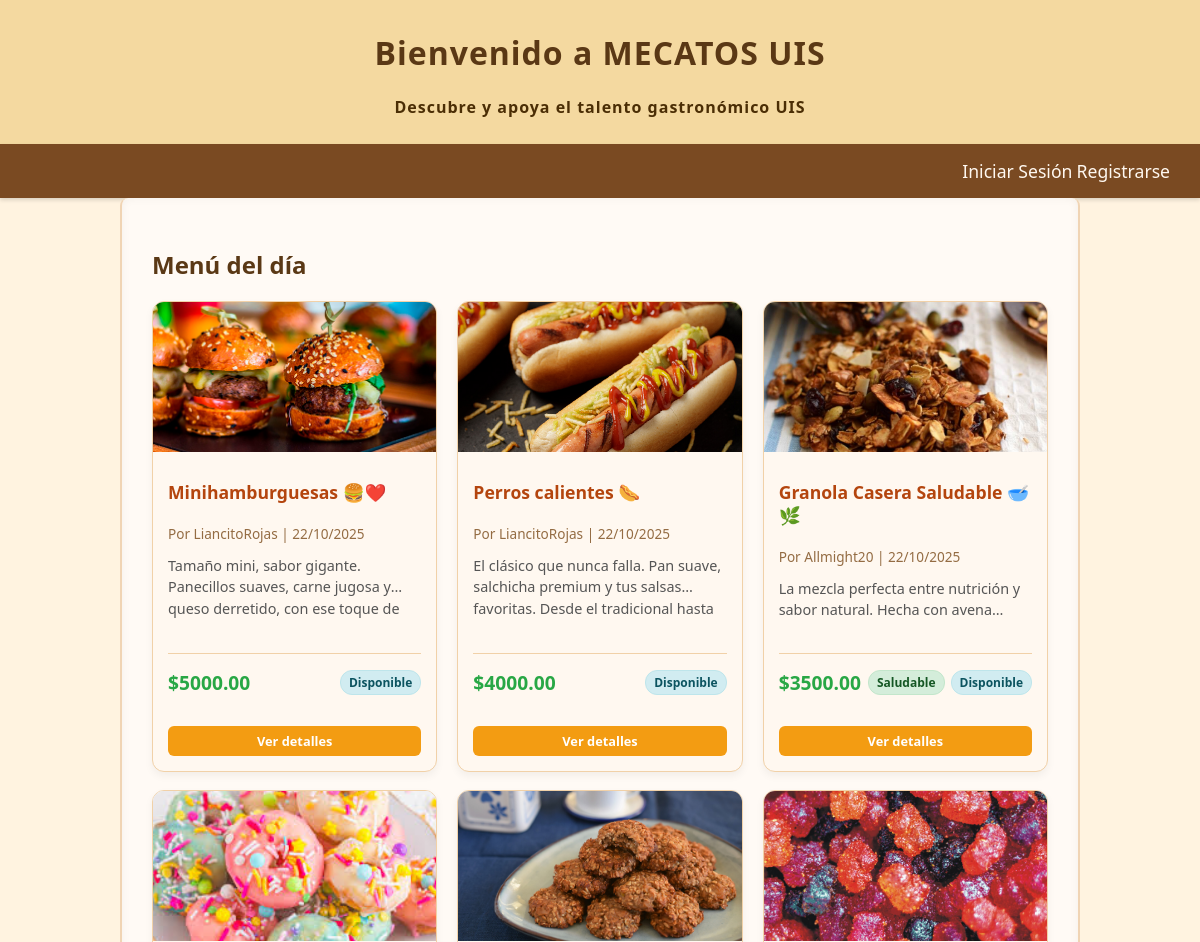
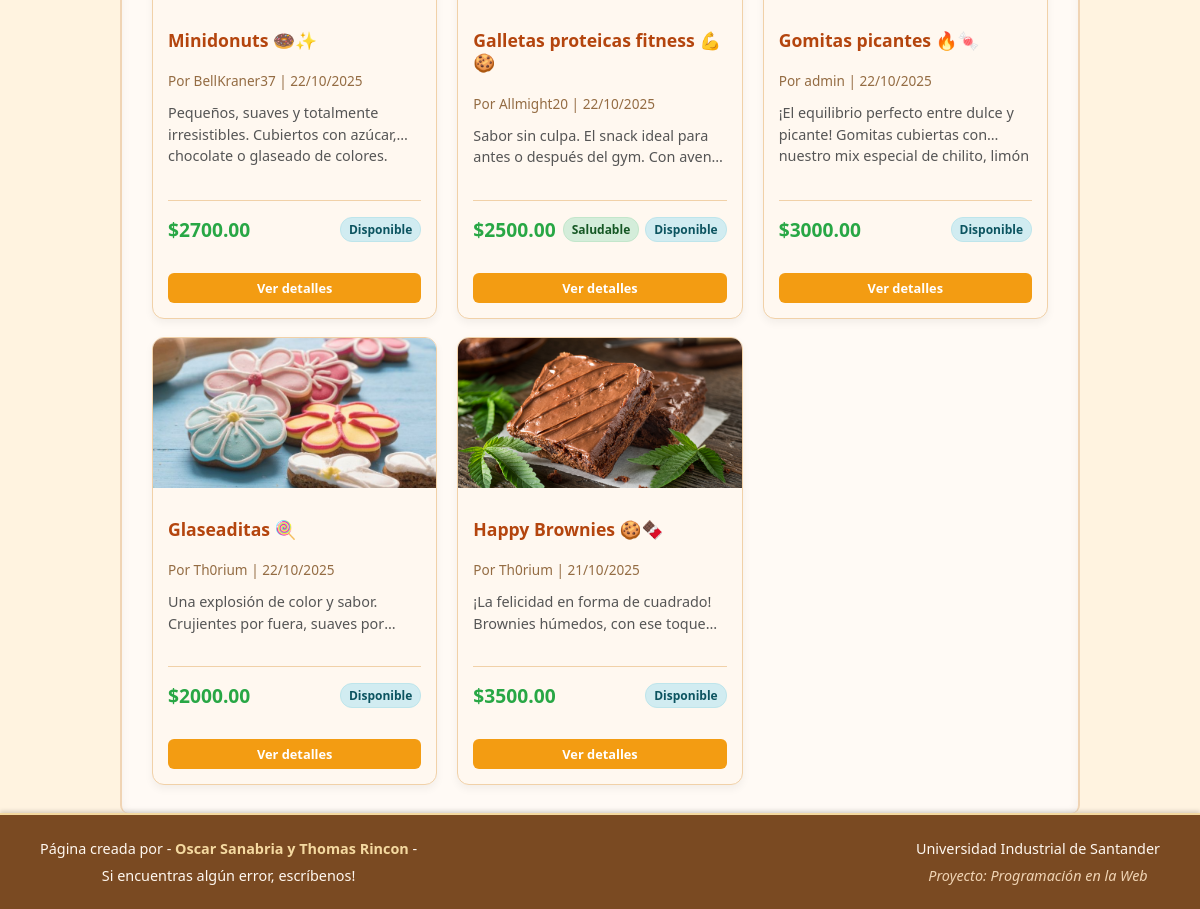
The page / on the database its author committed (2 pictures, top to bottom).
### post/models.py (models this page shows, shortened)
class Post(models.Model):
    title = models.CharField(max_length=200)
    content = models.TextField()
    author = models.ForeignKey(User, on_delete=models.CASCADE)
    category = models.ForeignKey(Category, on_delete=models.SET_NULL, null=True, blank=True)
    price = models.DecimalField(max_digits=10, decimal_places=2, default=0.00)
    is_healthy = models.BooleanField(default=False)
    is_available = models.BooleanField(default=True)
    image = models.ImageField(upload_to='posts/', null=True, blank=True)
    created_at = models.DateTimeField(auto_now_add=True)
    updated_at = models.DateTimeField(auto_now=True)
    published = models.BooleanField(default=True)
    likes = models.PositiveIntegerField(default=0)
    dislikes = models.PositiveIntegerField(default=0)

### post/views.py (the view)
# urls.py: path('', views.index, name='index'),
def index(request):
    posts = Post.objects.all().order_by('-created_at')  # o solo disponibles si prefieres
    return render(request, 'post/index.html', {'posts': posts})

### post/templates/post/index.html (shortened to what this page needs)
{% extends 'post/base.html' %}
{% load static %}
{% block extra_head %}
<link rel="stylesheet" href="{% static 'post/css/publicaciones.css' %}">
{% endblock extra_head %}
{% block content %}
<h1>Menú del día</h1>
<div class="posts-grid">
    {% for post in posts %}
        {% if post.is_available %}
        <article class="post-container">
            {% if post.image %}
            <div class="post-image-container">
                <img src="{{ post.image.url }}" alt="{{ post.title }}" class="post-image">
            </div>
            {% endif %}
            <div class="post-body">
                <h2 class="post-title">{{ post.title }}</h2>
                <p class="post-meta">
                    Por {{ post.author.username }} | {{ post.created_at|date:"d/m/Y" }}
                </p>
                <div class="post-content">
                    {{ post.content|truncatewords:30 }}
                </div>
                <div class="post-price-badges">
                    <p class="post-price">${{ post.price }}</p>
                    <div class="post-badges">
                        {% if post.is_healthy %}
                            <span class="badge badge-healthy">Saludable</span>
                        {% endif %}
                        {% if post.is_available %}
                            <span class="badge badge-available">Disponible</span>
                        {% endif %}
                    </div>
                </div>
                <div class="post-actions">
    <a href="{% url 'detalle_post' post.id %}" class="btn-btn-primary">Ver detalles</a>
</div>
            </div>
        </article>
        {% endif %}
    {% empty %}
        <p>No hay publicaciones disponibles en este momento.</p>
    {% endfor %}
</div>
{% endblock content %}

### post/static/post/css/base.css (style rules this page uses)
html, body { height: 100%; margin: 0; font-family: 'Poppins', 'Segoe UI', sans-serif; background-color: #fff8f0; color: #3a2e1f; display: flex; flex-direction: column; }
a, button { font-family: inherit; }
h1, h2, h3 { color: #5a3815; }

### post/static/post/css/publicaciones.css (style rules this page uses)
body { background-color: #fff3e0; }
.posts-grid { display: grid; grid-template-columns: repeat(auto-fill, minmax(250px, 1fr)); gap: 20px; margin-top: 20px; }
.post-container { background-color: #fff8f0; border: 1px solid #f1d1a8; border-radius: 12px; overflow: hidden; box-shadow: 0 4px 8px rgba(0,0,0,0.05); transition: transform 0.3s ease, box-shadow 0.3s ease; display: flex; flex-direction: column; height: 100%; }
.post-image-container { width: 100%; height: 150px; overflow: hidden; background-color: #f5f5f5; position: relative; }
.post-image { width: 100%; height: 100%; object-fit: cover; transition: transform 0.3s ease; }
.post-body { padding: 15px; flex-grow: 1; display: flex; flex-direction: column; }
.post-title { font-size: 1.1em; font-weight: bold; color: #b4450e; margin-bottom: 6px; line-height: 1.3; display: -webkit-box; -webkit-line-clamp: 2; -webkit-box-orient: vertical; overflow: hidden; }
.post-meta { color: #946c43; font-size: 0.85em; margin-bottom: 12px; }
.post-content { font-size: 0.9em; line-height: 1.5; color: #555; margin-bottom: 15px; display: -webkit-box; -webkit-line-clamp: 2; -webkit-box-orient: vertical; overflow: hidden; flex-grow: 1; }
.post-price-badges { display: flex; justify-content: space-between; align-items: center; margin: 15px 0; padding-top: 15px; border-top: 1px solid #f1d1a8; }
.post-price { font-size: 1.2em; font-weight: bold; color: #28a745; margin: 0; }
.post-badges { display: flex; gap: 6px; flex-wrap: wrap; }
.badge { display: inline-block; padding: 3px 8px; border-radius: 12px; font-size: 0.75em; font-weight: bold; }
.badge-healthy { background-color: #d4edda; color: #155724; border: 1px solid #c3e6cb; }
.badge-available { background-color: #d1ecf1; color: #0c5460; border: 1px solid #bee5eb; }
.post-actions { margin-top: auto; padding-top: 15px; display: flex; gap: 8px; flex-wrap: wrap; }
.btn-editar-post, .btn-eliminar-post, .btn-btn-primary { flex: 1; min-width: 80px; padding: 6px 10px; border-radius: 6px; font-size: 0.8em; text-decoration: none; text-align: center; transition: background-color 0.3s ease, transform 0.2s ease; font-weight: 600; }
.btn-btn-primary { background-color: #f39c12; color: white; }

### rows shown on the page
Post: image (picture), title "Minihamburguesas 🍔❤️", author.username "LiancitoRojas", created_at "22/10/2025", content "Tamaño mini, sabor gigante. Panecillos suaves, carne jugosa y queso derretido, con ese toque…", price "5000.00", is_available "Disponible"
Post: image (picture), title "Perros calientes 🌭", author.username "LiancitoRojas", created_at "22/10/2025", content "El clásico que nunca falla. Pan suave, salchicha premium y tus salsas favoritas. Desde el tradicional…", price "4000.00", is_available "Disponible"
Post: image (picture), title "Granola Casera Saludable 🥣🌿", author.username "Allmight20", created_at "22/10/2025", content "La mezcla perfecta entre nutrición y sabor natural. Hecha con…", price "3500.00", is_healthy "Saludable", is_available "Disponible"
Post: image (picture), title "Minidonuts 🍩✨", author.username "BellKraner37", created_at "22/10/2025", content "Pequeños, suaves y totalmente irresistibles. Cubiertos con azúcar, chocolate o glaseado de…", price "2700.00", is_available "Disponible"
Post: image (picture), title "Galletas proteicas fitness 💪🍪", author.username "Allmight20", created_at "22/10/2025", content "Sabor sin culpa. El snack ideal para antes o después del gym. Con…", price "2500.00", is_healthy "Saludable", is_available "Disponible"
Post: image (picture), title "Gomitas picantes 🔥🍬", author.username "admin", created_at "22/10/2025", content "¡El equilibrio perfecto entre dulce y picante! Gomitas cubiertas con nuestro mix especial de chilito,…", price "3000.00", is_available "Disponible"
Post: image (picture), title "Glaseaditas 🍭", author.username "Th0rium", created_at "22/10/2025", content "Una explosión de color y sabor. Crujientes por fuera, suaves…", price "2000.00", is_available "Disponible"
Post: image (picture), title "Happy Brownies 🍪🍫", author.username "Th0rium", created_at "21/10/2025", content "¡La felicidad en forma de cuadrado! Brownies húmedos, con ese…", price "3500.00", is_available "Disponible"
